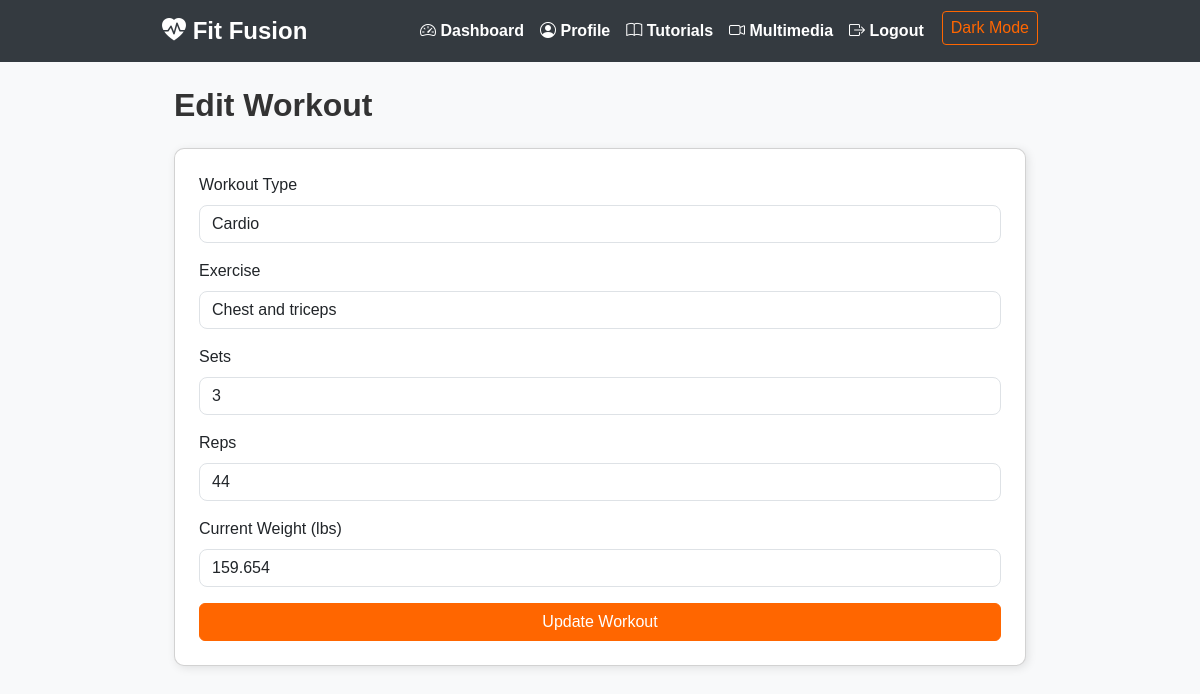
/edit_workout/4 (signed in), run on the app's committed database.
### app.py (models this page shows)
class WorkoutLog(db.Model):
    id = db.Column(db.Integer, primary_key=True)
    user_id = db.Column(db.Integer, db.ForeignKey('user.id'), nullable=False)
    workout_type = db.Column(db.String(50), nullable=False)
    exercise = db.Column(db.String(100), nullable=False)
    sets = db.Column(db.Integer, nullable=False)
    reps = db.Column(db.Integer, nullable=False)
    weight = db.Column(db.Float, nullable=True)  # in kg
    date = db.Column(db.DateTime, default=datetime.utcnow)
    user = db.relationship('User', backref=db.backref('workouts', lazy=True))

### app.py (the view, shortened to what this page needs)
@app.route('/edit_workout/<int:workout_id>', methods=['GET', 'POST'])
def edit_workout(workout_id):
    if 'user_id' not in session:
        flash('Please log in to edit workouts.', 'warning')
        return redirect(url_for('login'))
    workout = WorkoutLog.query.get_or_404(workout_id)
    if workout.user_id != session['user_id']:
        flash('Unauthorized action.', 'danger')
        return redirect(url_for('dashboard'))
    return render_template('edit_workout.html', workout=workout)

### templates/edit_workout.html (shortened to what this page needs)
{% extends "base.html" %}
{% block content %}
<div class="container mt-4">
  <h2 class="mb-4">Edit Workout</h2>
  <div class="card p-4">
    <form method="POST" action="{{ url_for('edit_workout', workout_id=workout.id) }}">
      <div class="mb-3">
        <label class="form-label">Workout Type</label>
        <select name="workout_type" class="form-control">
          <option value="Cardio" {% if workout.workout_type == 'Cardio' %}selected{% endif %}>Cardio</option>
        </select>
      </div>
      <div class="mb-3">
        <label class="form-label">Exercise</label>
        <input type="text" name="exercise" class="form-control" value="{{ workout.exercise }}" required>
      </div>
      <div class="mb-3">
        <label class="form-label">Sets</label>
        <input type="number" name="sets" class="form-control" value="{{ workout.sets }}" required>
      </div>
      <div class="mb-3">
        <label class="form-label">Reps</label>
        <input type="number" name="reps" class="form-control" value="{{ workout.reps }}" required>
      </div>
      <div class="mb-3">
        <label class="form-label">Current Weight (lbs)</label>
        <input type="number" step="0.1" name="weight" class="form-control" value="{{ workout.weight * 2.20462 | round(1) if workout.weight else '' }}">
      </div>
      <button type="submit" class="btn btn-primary w-100">Update Workout</button>
    </form>
  </div>
</div>
{% endblock %}

### templates/base.html (style rules this page uses)
body { background-color: #f8f9fa; font-family: 'Arial', sans-serif; transition: background-color 0.3s, color 0.3s; }
.container { max-width: 900px; }
.card { box-shadow: 2px 2px 10px rgba(0, 0, 0, 0.1); border-radius: 10px; transition: background-color 0.3s, border-color 0.3s; }
.btn-primary { background-color: #ff6600; border-color: #ff6600; }
.form-control, .form-select { border-radius: 8px; }
h2, h3 { font-weight: bold; color: #333; transition: color 0.3s; }

### data on the page
WorkoutLog: workout_type "Cardio", exercise "Chest and triceps", sets "3", reps "44", weight "159.654"
